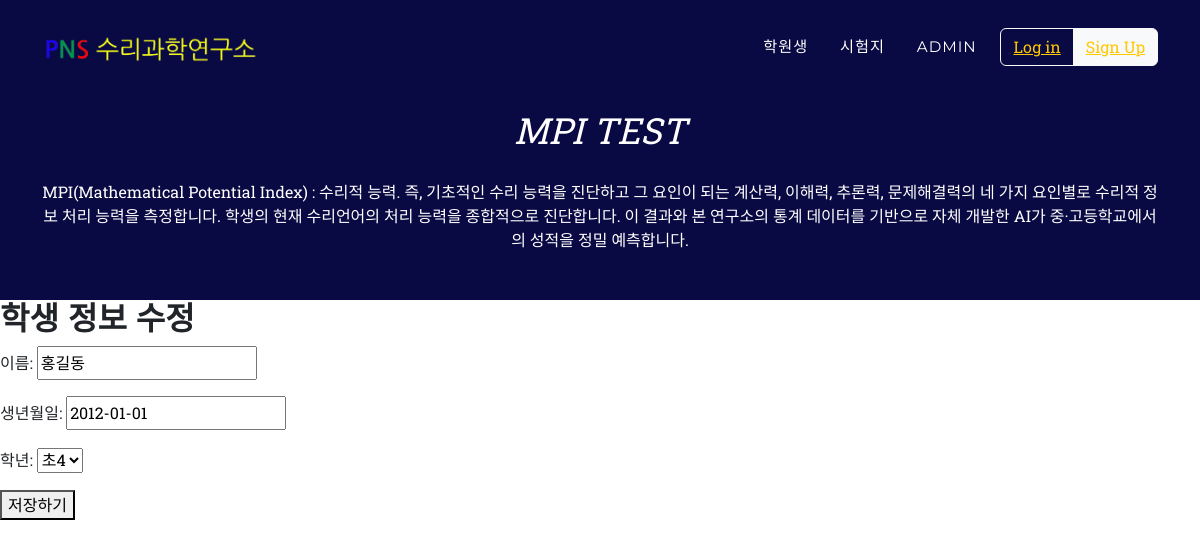
The app's page /dashboard/student/update/1/ with its own data.
### dashboard/models.py (models this page shows, shortened)
class Student(models.Model):
    user = models.ForeignKey(settings.AUTH_USER_MODEL, on_delete=models.CASCADE, related_name='students', default=1)
    name = models.CharField(max_length=5, unique=True)
    birthdate = models.DateField('BIRTHDATE')
    grade = models.PositiveSmallIntegerField('GRADE')

### dashboard/views.py (the view)
# urls.py: path('student/update/<int:pk>/', views.StudentUV.as_view(), name='student-update'),
class StudentUV(UpdateView):
    model = Student
    form_class = StudentForm  # 'fields' 대신 'form_class'를 사용
    template_name = 'dashboard/student_update_form.html'
    success_url = reverse_lazy('home')  # 수정 성공 후 리다이렉트할 URL

### dashboard/forms.py
class StudentForm(forms.ModelForm):
    class Meta:
        model = Student
        fields = ['name', 'birthdate', 'grade']

### templates/dashboard/student_update_form.html (shortened to what this page needs)
{% extends 'base.html' %}
{% block content %}
<h2>학생 정보 수정</h2>
<form method="post">
    {{ form.as_p }}
    <button type="submit">저장하기</button>
</form>
{% endblock %}

### records on screen
Student: name "홍길동", birthdate "2012-01-01", grade "초4"
